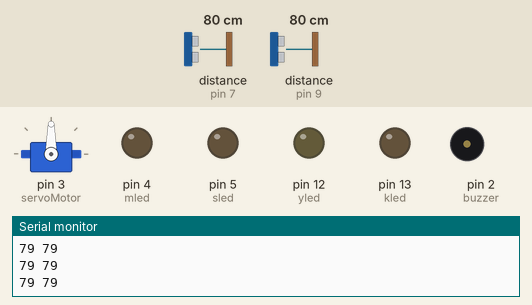
This sketch was run on a simulated Arduino Uno, built with avr-gcc and run on an emulated ATmega328P. Parts: servo, output pins drawn as LEDs (lit = HIGH), buzzer (waves = sounding, pin HIGH), the last lines printed to the serial monitor. Wiring (inferred from the names in the program): 2 × ultrasonic range finder: trigger pin 6, echo pin 7 / trigger pin 8, echo pin 9. Dashed ring = blinking. Inputs (shaded band) come from the test bench; at power-on: distance to the obstacle (sensors on pin 7, pin 9) 80 cm. The echo pulse lasts 58.3 µs per cm; pins used as bus, display or sensor lines are not drawn.

Above: at 1.2 s.
1.3 s: distance to the obstacle (sensor on pin 7) set to 9 cm
At 1.69 s:
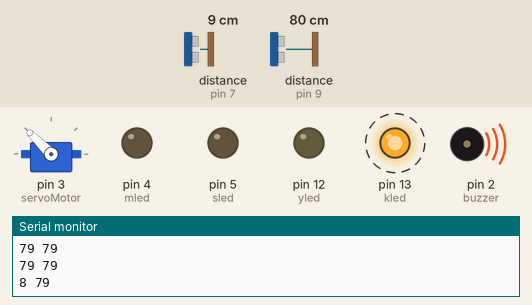
4.3 s: distance to the obstacle (sensor on pin 7) set to 35 cm
At 4.8 s:
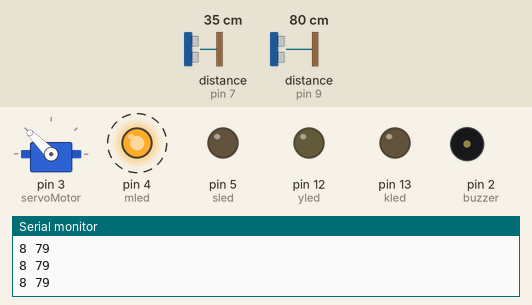
7.3 s: distance to the obstacle (sensor on pin 7) set to 18 cm
At 7.48 s:
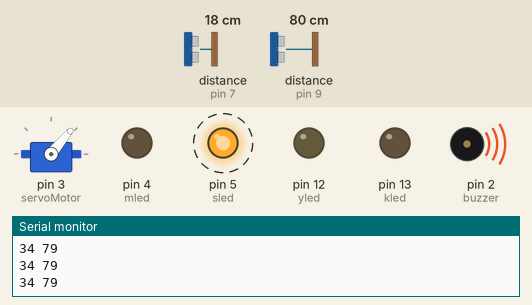
10.3 s: distance to the obstacle (sensor on pin 7) set to 7 cm
At 10.76 s:
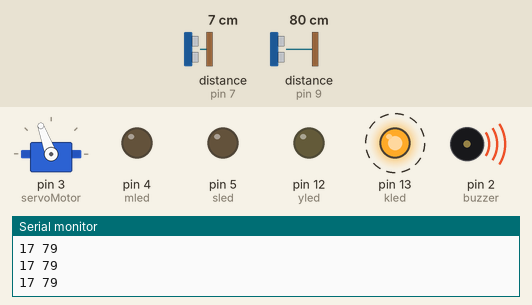
13.3 s: distance to the obstacle (sensor on pin 7) set to 23 cm
At 13.72 s:
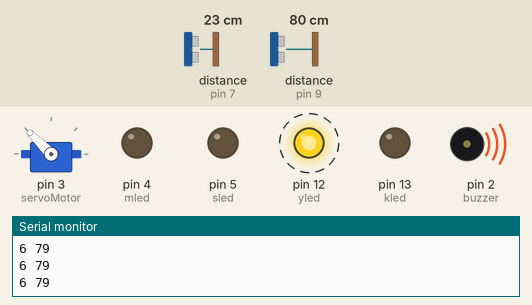
16.3 s: distance to the obstacle (sensor on pin 7) set to 17 cm
At 16.48 s:
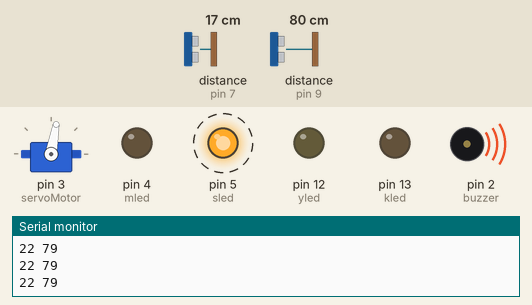
Timing chart, 0 to 20.3 s (numbered marks = the images above; inputs shaded):
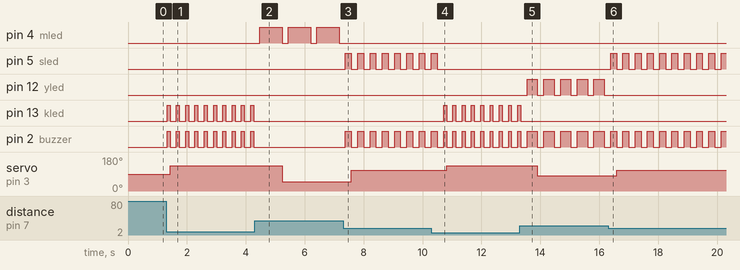

Measured:
- after the input at 1.3 s, pin 13 (kled), pin 2 (buzzer): alternates HIGH for 0.10 s and LOW for 0.21 s, starting at once; servo on pin 3 (servoMotor): 90° → 135° after 0.13 s
- after the input at 4.3 s, pin 4 (mled): alternates HIGH for 0.75 s and LOW for 0.22 s, starting after 0.18 s; pin 13 (kled), pin 2 (buzzer): stops changing and stays LOW; servo on pin 3 (servoMotor): 135° → 50° after 0.94 s
- after the input at 7.3 s, pin 4 (mled): stops changing and stays LOW; pin 5 (sled), pin 2 (buzzer): alternates HIGH for 0.20 s and LOW for 0.22 s, starting after 0.08 s; servo on pin 3 (servoMotor): 50° → 110° after 0.28 s
- after the input at 10.3 s, pin 5 (sled): goes on until 10.5 s, then stays LOW; pin 13 (kled): alternates HIGH for 0.10 s and LOW for 0.21 s, starting after 0.41 s; servo on pin 3 (servoMotor): 110° → 135° after 0.51 s
- after the input at 13.3 s, pin 12 (yled): alternates HIGH for 0.35 s and LOW for 0.22 s, starting after 0.25 s; pin 13 (kled): goes on until 13.3 s, then stays LOW; pin 2 (buzzer): alternates HIGH for 0.35 s and LOW for 0.22 s, starting after 0.60 s; servo on pin 3 (servoMotor): 135° → 80° after 0.60 s
- after the input at 16.3 s, pin 5 (sled): alternates HIGH for 0.20 s and LOW for 0.22 s, starting after 0.08 s; pin 12 (yled): stops changing and stays LOW; pin 2 (buzzer): alternates HIGH for 0.20 s and LOW for 0.22 s, starting after 0.28 s; servo on pin 3 (servoMotor): 80° → 110° after 0.28 s

The sketch:

sketch_oct08a.ino
```cpp
#include <Servo.h>  /* Servo kutuphanesi projeye dahil edildi */
Servo servoMotor;  /* servo motor nesnesi yaratildi */

#include <SoftwareSerial.h>
SoftwareSerial mySerial(10,11);

const int trigger_pin1 = 8;
const int echo_pin1 = 9;
const int trigger_pin2 = 6;
const int echo_pin2 = 7;
const int buzzer = 2;
const int mled = 4;
const int yled= 12;
const int sled = 5;
const int kled = 13 ;
int i = 0;
float sure;
long mesafe2;
long mesafe1;

void setup() {
  pinMode(kled,OUTPUT);
  pinMode(sled,OUTPUT);
  pinMode(yled,OUTPUT);
  pinMode(mled,OUTPUT);
  pinMode(buzzer,OUTPUT);
  pinMode(trigger_pin1, OUTPUT);
  pinMode(echo_pin1, INPUT);
  pinMode(trigger_pin2, OUTPUT);
  pinMode(echo_pin2, INPUT);
  servoMotor.attach(3);
  mySerial.begin(9600);
  Serial.begin(9600);


}

void loop() {

  digitalWrite(trigger_pin1 , HIGH);
  delayMicroseconds(1000);
  digitalWrite(trigger_pin1, LOW);
  sure = pulseIn(echo_pin1, HIGH);
  mesafe1 = (sure/2) / 29.1;

  digitalWrite(trigger_pin2 , HIGH);
  delayMicroseconds(1000);
  digitalWrite(trigger_pin2, LOW);
  sure = pulseIn(echo_pin2, HIGH);
  mesafe2 = (sure/2) / 29.1;

  if ( mesafe2 <= 10 && mesafe2 >= 0 )
  {
    digitalWrite(kled, HIGH);
    digitalWrite(buzzer, HIGH);
    delay(100);
    digitalWrite(kled, LOW);
    digitalWrite(buzzer, LOW);
    servoMotor.write(135);
  }


  else if ( mesafe2 <= 20 && mesafe2 >= 10 )
  {
    digitalWrite(sled, HIGH);
    digitalWrite(buzzer, HIGH);
    delay(200);
    digitalWrite(sled, LOW);
    digitalWrite(buzzer, LOW);
    servoMotor.write(110);
  }

   else if ( mesafe2 <= 30 && mesafe2 >= 20 )
  {
    digitalWrite(yled, HIGH);
    digitalWrite(buzzer, HIGH);
    delay(350);
    digitalWrite(yled, LOW);
    digitalWrite(buzzer, LOW);
    servoMotor.write(80);
  }

   else if (mesafe2 <= 40 && mesafe2 >= 30)
  {
    digitalWrite(mled, HIGH);
    delay(750);
    digitalWrite(mled, LOW);
    servoMotor.write(50);

  }


  if(mesafe1 < 300 && mesafe2 <300 && mesafe1 >4 && mesafe2 >4){
    mySerial.print(mesafe1);
    mySerial.print(" ");
    mySerial.println(mesafe2);

    Serial.print(mesafe2);
    Serial.print(" ");
    Serial.println(mesafe1);

  }


  delay(200);


}
```
